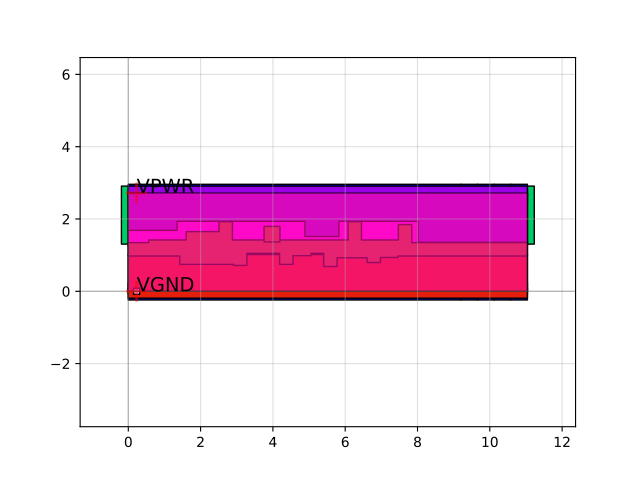

Here is the Python script that generated this plot:
import sky130

c = sky130.components.sky130_fd_sc_hd__dfrbp_2()
c.plot()
